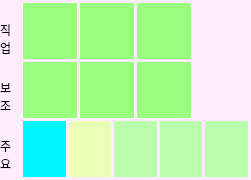
<?xml version="1.0" encoding="UTF-8"?>
<ui version="4.0">
 <class>Form_mycard_small</class>
 <widget class="QWidget" name="Form_mycard_small">
  <property name="geometry">
   <rect>
    <x>0</x>
    <y>0</y>
    <width>251</width>
    <height>180</height>
   </rect>
  </property>
  <property name="minimumSize">
   <size>
    <width>200</width>
    <height>180</height>
   </size>
  </property>
  <property name="maximumSize">
   <size>
    <width>16777215</width>
    <height>16777215</height>
   </size>
  </property>
  <property name="windowTitle">
   <string>Form</string>
  </property>
  <property name="styleSheet">
   <string notr="true">background-color: rgb(255, 237, 255);</string>
  </property>
  <layout class="QHBoxLayout" name="horizontalLayout_5">
   <property name="spacing">
    <number>0</number>
   </property>
   <property name="leftMargin">
    <number>0</number>
   </property>
   <property name="topMargin">
    <number>0</number>
   </property>
   <property name="rightMargin">
    <number>0</number>
   </property>
   <property name="bottomMargin">
    <number>0</number>
   </property>
   <item>
    <layout class="QHBoxLayout" name="horizontalLayout" stretch="1,10">
     <property name="spacing">
      <number>0</number>
     </property>
     <property name="topMargin">
      <number>3</number>
     </property>
     <property name="bottomMargin">
      <number>3</number>
     </property>
     <item>
      <layout class="QVBoxLayout" name="verticalLayout_1">
       <property name="spacing">
        <number>0</number>
       </property>
       <item>
        <widget class="QLabel" name="label_1">
         <property name="sizePolicy">
          <sizepolicy hsizetype="Minimum" vsizetype="Minimum">
           <horstretch>0</horstretch>
           <verstretch>0</verstretch>
          </sizepolicy>
         </property>
         <property name="text">
          <string>
직
업</string>
         </property>
        </widget>
       </item>
       <item>
        <widget class="QLabel" name="label_2">
         <property name="sizePolicy">
          <sizepolicy hsizetype="Minimum" vsizetype="Minimum">
           <horstretch>0</horstretch>
           <verstretch>0</verstretch>
          </sizepolicy>
         </property>
         <property name="text">
          <string>
보
조</string>
         </property>
        </widget>
       </item>
       <item>
        <widget class="QLabel" name="label_3">
         <property name="sizePolicy">
          <sizepolicy hsizetype="Minimum" vsizetype="Minimum">
           <horstretch>0</horstretch>
           <verstretch>0</verstretch>
          </sizepolicy>
         </property>
         <property name="text">
          <string>
주
요</string>
         </property>
        </widget>
       </item>
      </layout>
     </item>
     <item>
      <layout class="QVBoxLayout" name="verticalLayout_2" stretch="1,1,1">
       <property name="spacing">
        <number>3</number>
       </property>
       <item>
        <layout class="QHBoxLayout" name="horizontalLayout_1">
         <property name="spacing">
          <number>-1</number>
         </property>
         <property name="rightMargin">
          <number>60</number>
         </property>
         <item>
          <widget class="QWidget" name="widget_job_1" native="true">
           <property name="sizePolicy">
            <sizepolicy hsizetype="Minimum" vsizetype="Minimum">
             <horstretch>0</horstretch>
             <verstretch>0</verstretch>
            </sizepolicy>
           </property>
           <property name="styleSheet">
            <string notr="true">background-color: rgb(154, 255, 127);</string>
           </property>
          </widget>
         </item>
         <item>
          <widget class="QWidget" name="widget_job_2" native="true">
           <property name="sizePolicy">
            <sizepolicy hsizetype="Minimum" vsizetype="Minimum">
             <horstretch>0</horstretch>
             <verstretch>0</verstretch>
            </sizepolicy>
           </property>
           <property name="styleSheet">
            <string notr="true">background-color: rgb(154, 255, 127);</string>
           </property>
          </widget>
         </item>
         <item>
          <widget class="QWidget" name="widget_job_3" native="true">
           <property name="enabled">
            <bool>true</bool>
           </property>
           <property name="sizePolicy">
            <sizepolicy hsizetype="Minimum" vsizetype="Minimum">
             <horstretch>0</horstretch>
             <verstretch>0</verstretch>
            </sizepolicy>
           </property>
           <property name="styleSheet">
            <string notr="true">background-color: rgb(154, 255, 127);</string>
           </property>
          </widget>
         </item>
        </layout>
       </item>
       <item>
        <layout class="QHBoxLayout" name="horizontalLayout_2">
         <property name="rightMargin">
          <number>60</number>
         </property>
         <item>
          <widget class="QWidget" name="widget_sub_1" native="true">
           <property name="sizePolicy">
            <sizepolicy hsizetype="Minimum" vsizetype="Minimum">
             <horstretch>0</horstretch>
             <verstretch>0</verstretch>
            </sizepolicy>
           </property>
           <property name="styleSheet">
            <string notr="true">background-color: rgb(154, 255, 127);</string>
           </property>
          </widget>
         </item>
         <item>
          <widget class="QWidget" name="widget_sub_2" native="true">
           <property name="sizePolicy">
            <sizepolicy hsizetype="Minimum" vsizetype="Minimum">
             <horstretch>0</horstretch>
             <verstretch>0</verstretch>
            </sizepolicy>
           </property>
           <property name="styleSheet">
            <string notr="true">background-color: rgb(154, 255, 127);</string>
           </property>
          </widget>
         </item>
         <item>
          <widget class="QWidget" name="widget_sub_3" native="true">
           <property name="sizePolicy">
            <sizepolicy hsizetype="Minimum" vsizetype="Minimum">
             <horstretch>0</horstretch>
             <verstretch>0</verstretch>
            </sizepolicy>
           </property>
           <property name="styleSheet">
            <string notr="true">background-color: rgb(154, 255, 127);</string>
           </property>
          </widget>
         </item>
        </layout>
       </item>
       <item>
        <widget class="QStackedWidget" name="stackedWidget">
         <property name="sizePolicy">
          <sizepolicy hsizetype="Minimum" vsizetype="Minimum">
           <horstretch>0</horstretch>
           <verstretch>0</verstretch>
          </sizepolicy>
         </property>
         <property name="contextMenuPolicy">
          <enum>Qt::DefaultContextMenu</enum>
         </property>
         <property name="autoFillBackground">
          <bool>false</bool>
         </property>
         <property name="frameShape">
          <enum>QFrame::NoFrame</enum>
         </property>
         <property name="lineWidth">
          <number>1</number>
         </property>
         <property name="midLineWidth">
          <number>0</number>
         </property>
         <property name="currentIndex">
          <number>0</number>
         </property>
         <widget class="QWidget" name="stackedWidgetPage1">
          <layout class="QHBoxLayout" name="horizontalLayout_6" stretch="1,1,1,1,1">
           <property name="spacing">
            <number>3</number>
           </property>
           <property name="leftMargin">
            <number>0</number>
           </property>
           <property name="topMargin">
            <number>0</number>
           </property>
           <property name="rightMargin">
            <number>3</number>
           </property>
           <property name="bottomMargin">
            <number>0</number>
           </property>
           <item>
            <widget class="QWidget" name="widget_main_1" native="true">
             <property name="styleSheet">
              <string notr="true">background-color: rgb(0, 247, 255);</string>
             </property>
            </widget>
           </item>
           <item>
            <widget class="QWidget" name="widget_main_2" native="true">
             <property name="styleSheet">
              <string notr="true">background-color: rgb(233, 255, 182);</string>
             </property>
            </widget>
           </item>
           <item>
            <widget class="QWidget" name="widget_main_3" native="true">
             <property name="sizePolicy">
              <sizepolicy hsizetype="Minimum" vsizetype="Minimum">
               <horstretch>0</horstretch>
               <verstretch>0</verstretch>
              </sizepolicy>
             </property>
             <property name="styleSheet">
              <string notr="true">background-color: rgb(186, 255, 172);</string>
             </property>
            </widget>
           </item>
           <item>
            <widget class="QWidget" name="widget_main_4" native="true">
             <property name="sizePolicy">
              <sizepolicy hsizetype="Minimum" vsizetype="Minimum">
               <horstretch>0</horstretch>
               <verstretch>0</verstretch>
              </sizepolicy>
             </property>
             <property name="styleSheet">
              <string notr="true">background-color: rgb(186, 255, 172);</string>
             </property>
            </widget>
           </item>
           <item>
            <widget class="QWidget" name="widget_main_5" native="true">
             <property name="sizePolicy">
              <sizepolicy hsizetype="Minimum" vsizetype="Minimum">
               <horstretch>0</horstretch>
               <verstretch>0</verstretch>
              </sizepolicy>
             </property>
             <property name="styleSheet">
              <string notr="true">background-color: rgb(186, 255, 172);</string>
             </property>
            </widget>
           </item>
          </layout>
         </widget>
         <widget class="QWidget" name="stackedWidgetPage2">
          <layout class="QHBoxLayout" name="horizontalLayout_8">
           <property name="spacing">
            <number>3</number>
           </property>
           <property name="leftMargin">
            <number>0</number>
           </property>
           <property name="topMargin">
            <number>0</number>
           </property>
           <property name="rightMargin">
            <number>3</number>
           </property>
           <property name="bottomMargin">
            <number>0</number>
           </property>
          </layout>
         </widget>
        </widget>
       </item>
      </layout>
     </item>
    </layout>
   </item>
  </layout>
 </widget>
 <resources/>
 <connections/>
</ui>
